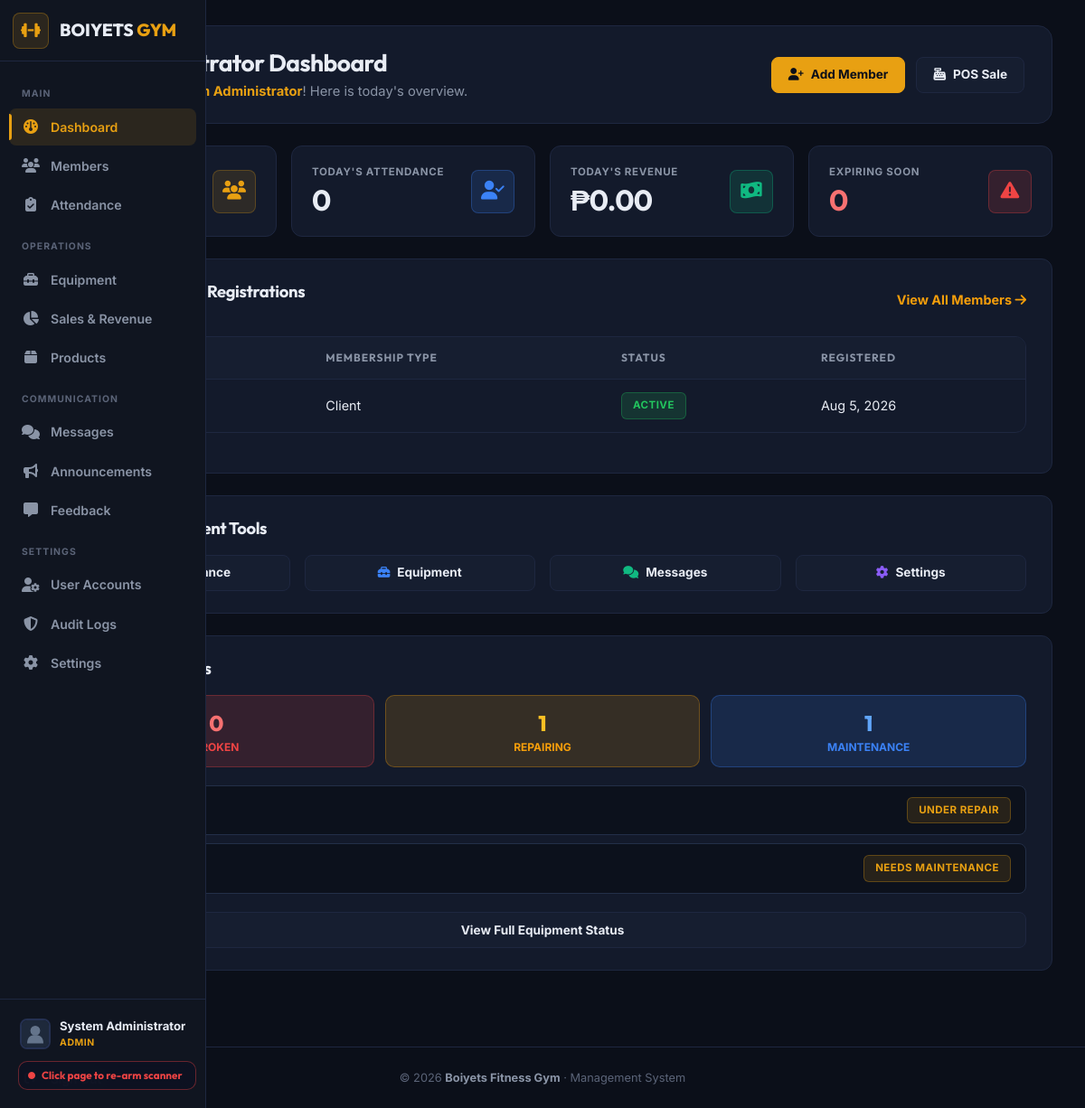
Page /admin_dashboard.php (signed in) on the committed database.
### tables this page shows
CREATE TABLE `members` (
  `id` int(11) NOT NULL,
  `member_type` enum('walk-in','client') NOT NULL,
  `full_name` varchar(100) NOT NULL,
  `age` int(11) NOT NULL,
  `contact_number` varchar(20) NOT NULL,
  `address` text NOT NULL,
  `gender` enum('male','female','other') DEFAULT NULL,
  `height` decimal(5,2) DEFAULT NULL,
  `weight` decimal(5,2) DEFAULT NULL,
  `fitness_goals` text DEFAULT NULL,
  `membership_plan` enum('daily','weekly','halfmonth','monthly') NOT NULL,
  `start_date` date NOT NULL,
  `expiry_date` date NOT NULL,
  `status` enum('active','expired','expiring') DEFAULT 'active',
  `created_at` timestamp NOT NULL DEFAULT current_timestamp(),
  `updated_at` timestamp NOT NULL DEFAULT current_timestamp() ON UPDATE current_timestamp(),
  `created_by` int(11) DEFAULT 1,
  `user_id` int(11) DEFAULT NULL,
  `qr_code_path` varchar(500) DEFAULT NULL,
  `deleted_at` timestamp NULL DEFAULT NULL
);

CREATE TABLE `equipment` (
  `id` int(11) NOT NULL,
  `name` varchar(100) NOT NULL,
  `category` varchar(100) NOT NULL,
  `location` varchar(100) NOT NULL,
  `status` enum('Good','Needs Maintenance','Under Repair','Broken') DEFAULT 'Good',
  `date_added` datetime DEFAULT current_timestamp(),
  `last_updated` datetime DEFAULT current_timestamp() ON UPDATE current_timestamp(),
  `created_by` int(11) DEFAULT NULL,
  `notes` text DEFAULT NULL
);

### public_html/admin_dashboard.php (the view, shortened to what this page needs)
<?php
require_once __DIR__ . '/../config/config.php';
$total_members = $conn->query("SELECT COUNT(*) as count FROM members WHERE status = 'active'")->fetch_assoc()['count'] ?? 0;
$attendance_today = $conn->query("SELECT COUNT(*) as count FROM attendance WHERE DATE(check_in) = CURDATE()")->fetch_assoc()['count'] ?? 0;
$rev_entry = $conn->query("SELECT SUM(amount) as total FROM revenue_entries WHERE DATE(revenue_date) = CURDATE()")->fetch_assoc()['total'] ?? 0;
$mp_entry = $conn->query("SELECT SUM(amount) as total FROM membership_payments WHERE DATE(payment_date) = CURDATE() AND status = 'completed'")->fetch_assoc()['total'] ?? 0;
$revenue_today = floatval($rev_entry) + floatval($mp_entry);
$expiring_members = $conn->query("SELECT COUNT(*) as count FROM members WHERE expiry_date BETWEEN CURDATE() AND DATE_ADD(CURDATE(), INTERVAL 3 DAY) AND status = 'active'")->fetch_assoc()['count'] ?? 0;
$recent_members = $conn->query("SELECT id, full_name, member_type, status, created_at FROM members ORDER BY created_at DESC LIMIT 6");
$broken = $conn->query("SELECT COUNT(*) as c FROM equipment WHERE status = 'Broken'")->fetch_assoc()['c'] ?? 0;
$repairing = $conn->query("SELECT COUNT(*) as c FROM equipment WHERE status = 'Under Repair'")->fetch_assoc()['c'] ?? 0;
$maintenance = $conn->query("SELECT COUNT(*) as c FROM equipment WHERE status = 'Needs Maintenance'")->fetch_assoc()['c'] ?? 0;
$recent_maintenance = $conn->query("SELECT id, name, status, last_updated FROM equipment WHERE status IN ('Broken', 'Under Repair', 'Needs Maintenance') ORDER BY last_updated DESC LIMIT 4");
require_once __DIR__ . '/includes/header.php';
require_once __DIR__ . '/includes/nav.php';
?>
<div class="gym-main-container">
    <div class="gym-page-header">
        <div>
            <h1 class="gym-page-title">Gym Administrator Dashboard</h1>
            <p class="gym-page-subtitle">Welcome back, <strong><?php echo htmlspecialchars($_SESSION['full_name'] ?? $_SESSION['username']); ?></strong>! Here is today's overview.</p>
        </div>
        <div style="display: flex; gap: 0.75rem;">
            <a href="member_registration.php" class="gym-btn gym-btn-yellow"><i class="fa-solid fa-user-plus"></i> Add Member</a>
            <a href="countersales.php" class="gym-btn gym-btn-outline"><i class="fa-solid fa-cash-register"></i> POS Sale</a>
        </div>
    </div>
    <div class="gym-stats-grid">
        <div class="gym-stat-card">
            <div>
                <div class="gym-stat-label">Active Members</div>
                <div class="gym-stat-number"><?php echo number_format($total_members); ?></div>
            </div>
            <div class="gym-stat-icon"><i class="fa-solid fa-users"></i></div>
        </div>
        <div class="gym-stat-card">
            <div>
                <div class="gym-stat-label">Today's Attendance</div>
                <div class="gym-stat-number"><?php echo number_format($attendance_today); ?></div>
            </div>
            <div class="gym-stat-icon" style="background: rgba(59, 130, 246, 0.15); color: #3b82f6; border-color: rgba(59, 130, 246, 0.3);"><i class="fa-solid fa-user-check"></i></div>
        </div>
        <div class="gym-stat-card">
            <div>
                <div class="gym-stat-label">Today's Revenue</div>
                <div class="gym-stat-number">₱<?php echo number_format($revenue_today, 2); ?></div>
            </div>
            <div class="gym-stat-icon" style="background: rgba(16, 185, 129, 0.15); color: #10b981; border-color: rgba(16, 185, 129, 0.3);"><i class="fa-solid fa-money-bill-wave"></i></div>
        </div>
        <div class="gym-stat-card" style="border-top-color: #ef4444;">
            <div>
                <div class="gym-stat-label">Expiring Soon</div>
                <div class="gym-stat-number" style="color: #f87171;"><?php echo number_format($expiring_members); ?></div>
            </div>
            <div class="gym-stat-icon" style="background: rgba(239, 68, 68, 0.15); color: #ef4444; border-color: rgba(239, 68, 68, 0.3);"><i class="fa-solid fa-triangle-exclamation"></i></div>
        </div>
    </div>
    <div class="asymmetric-dashboard-grid">
        <div>
            <div class="gym-card">
                <div style="display: flex; align-items: center; justify-content: space-between; margin-bottom: 1.25rem;">
                    <h2 class="gym-card-title" style="margin: 0;"><i class="fa-solid fa-users"></i> Recent Member Registrations</h2>
                    <a href="all_members.php" style="color: #f59e0b; text-decoration: none; font-weight: 700; font-size: 0.9rem;">View All Members <i class="fa-solid fa-arrow-right"></i></a>
                </div>
                <div class="gym-table-wrapper" style="margin-bottom: 0;">
                    <table class="gym-table gym-table">
                        <thead>
                            <tr>
                                <th>Member Name</th>
                                <th>Membership Type</th>
                                <th>Status</th>
                                <th>Registered</th>
                            </tr>
                        </thead>
                        <tbody>
                            <?php if ($recent_members && $recent_members->num_rows > 0): ?>
                                <?php while ($m = $recent_members->fetch_assoc()): ?>
                                    <tr>
                                        <td style="font-weight: 700;"><?php echo htmlspecialchars($m['full_name']); ?></td>
                                        <td><span style="text-transform: capitalize;"><?php echo htmlspecialchars($m['member_type']); ?></span></td>
                                        <td>
                                            <span class="gym-badge <?php echo $m['status'] == 'active' ? 'gym-badge-active' : 'gym-badge-expired'; ?>">
                                                <?php echo strtoupper($m['status']); ?>
                                            </span>
                                        </td>
                                        <td style="color: #94a3b8; font-size: 0.88rem;"><?php echo date('M j, Y', strtotime($m['created_at'])); ?></td>
                                    </tr>
                                <?php endwhile; ?>
                            <?php else: ?>
                                <tr><td colspan="4" style="text-align: center; color: #64748b; padding: 2rem;">No member records found.</td></tr>
                            <?php endif; ?>
                        </tbody>
                    </table>
                </div>
            </div>
            <div class="gym-card">
                <h2 class="gym-card-title"><i class="fa-solid fa-bolt"></i> Quick Management Tools</h2>
                <div style="display: grid; grid-template-columns: repeat(auto-fit, minmax(180px, 1fr)); gap: 1rem;">
                    <a href="attendance_logs.php" class="gym-btn gym-btn-outline" style="justify-content: flex-start;">
                    </a>
                    <a href="equipment_monitoring.php" class="gym-btn gym-btn-outline" style="justify-content: flex-start;">
                        <i class="fa-solid fa-toolbox" style="color: #3b82f6;"></i> Equipment
                    </a>
                    <a href="chat.php" class="gym-btn gym-btn-outline" style="justify-content: flex-start;">
                        <i class="fa-solid fa-comments" style="color: #10b981;"></i> Messages
                    </a>
                    <a href="settings.php" class="gym-btn gym-btn-outline" style="justify-content: flex-start;">
                        <i class="fa-solid fa-gear" style="color: #8b5cf6;"></i> Settings
                    </a>
                </div>
            </div>
        </div>
        <div>
            <div class="gym-card">
                <h2 class="gym-card-title"><i class="fa-solid fa-wrench"></i> Equipment Alerts</h2>
                <div style="display: grid; grid-template-columns: repeat(3, 1fr); gap: 0.75rem; text-align: center; margin-bottom: 1.25rem;">
                    <div style="background: rgba(239, 68, 68, 0.15); border: 1px solid rgba(239, 68, 68, 0.3); border-radius: 10px; padding: 0.75rem;">
                        <div style="font-size: 1.5rem; font-weight: 800; color: #f87171; font-family: 'Outfit', sans-serif;"><?php echo $broken; ?></div>
                        <div style="font-size: 0.75rem; font-weight: 700; color: #ef4444; text-transform: uppercase;">Broken</div>
                    </div>
                    <div style="background: rgba(245, 158, 11, 0.15); border: 1px solid rgba(245, 158, 11, 0.3); border-radius: 10px; padding: 0.75rem;">
                        <div style="font-size: 1.5rem; font-weight: 800; color: #fbbf24; font-family: 'Outfit', sans-serif;"><?php echo $repairing; ?></div>
                        <div style="font-size: 0.75rem; font-weight: 700; color: #f59e0b; text-transform: uppercase;">Repairing</div>
                    </div>
                    <div style="background: rgba(59, 130, 246, 0.15); border: 1px solid rgba(59, 130, 246, 0.3); border-radius: 10px; padding: 0.75rem;">
                        <div style="font-size: 1.5rem; font-weight: 800; color: #60a5fa; font-family: 'Outfit', sans-serif;"><?php echo $maintenance; ?></div>
                        <div style="font-size: 0.75rem; font-weight: 700; color: #3b82f6; text-transform: uppercase;">Maintenance</div>
                    </div>
                </div>
                <?php if ($recent_maintenance && $recent_maintenance->num_rows > 0): ?>
                    <div style="display: flex; flex-direction: column; gap: 0.6rem;">
                        <?php while ($item = $recent_maintenance->fetch_assoc()): ?>
                            <div style="display: flex; align-items: center; justify-content: space-between; padding: 0.75rem 1rem; background: #0c111c; border-radius: 8px; border: 1px solid #232f48;">
                                <span style="font-weight: 700; font-size: 0.92rem;"><?php echo htmlspecialchars($item['name']); ?></span>
                                <span class="gym-badge <?php echo $item['status'] == 'Broken' ? 'gym-badge-expired' : 'gym-badge-warning'; ?>">
                                    <?php echo htmlspecialchars($item['status']); ?>
                                </span>
                            </div>
                        <?php endwhile; ?>
                    </div>
                <?php endif; ?>
                <div style="margin-top: 1.25rem;">
                    <a href="equipment_monitoring.php" class="gym-btn gym-btn-outline" style="width: 100%; box-sizing: border-box;">View Full Equipment Status</a>
                </div>
            </div>
        </div>
    </div>
</div>
<?php require_once __DIR__ . '/includes/footer.php'; ?>

### rows in the picture
members: member_type "Client", status "ACTIVE", created_at "Aug 5, 2026"
equipment: status "UNDER REPAIR"
equipment: status "NEEDS MAINTENANCE"

### other values in the picture
$user_name "System Administrator"
$user_role "ADMIN"
$_SESSION['full_name'] "System Administrator"
$attendance_today "0"
$revenue_today "0.00"
$expiring_members "0"
$broken "0"
$repairing "1"
$maintenance "1"
